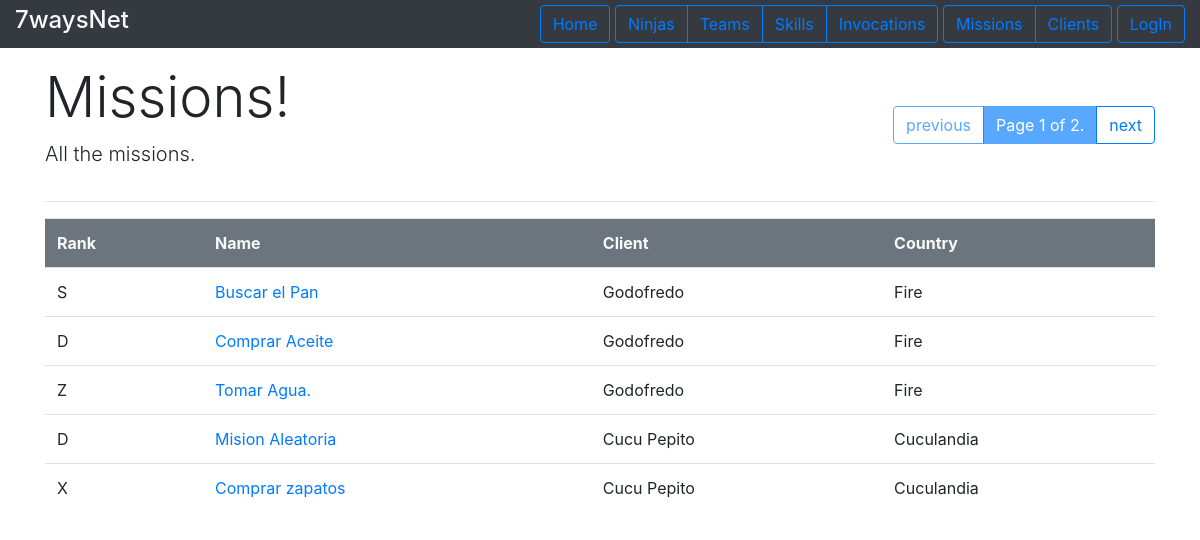
/missions/allMissions/, run on the app's committed database.
### missions/models.py (models this page shows, shortened)
class Mission(models.Model):
    name = models.CharField(max_length=200)
    description = models.TextField()
    rank = models.CharField(max_length=10)
    reward = models.IntegerField()
    available = models.BooleanField(default=True)
    client = models.ForeignKey(Client, on_delete=models.CASCADE)
    team = models.ForeignKey(Team, on_delete=models.CASCADE, default=None, blank=True,null=True)
    inventory = models.OneToOneField(Inventory, on_delete=models.CASCADE, default=None, null=True, blank=True)
    leader = models.ForeignKey(JouninNinja, on_delete=models.CASCADE, default=None, blank=True,null=True)

class Client(models.Model):
    name = models.CharField(max_length=200)
    country = models.CharField(max_length=200)
    user = models.OneToOneField(User,on_delete=models.CASCADE)

### missions/views.py (the view)
# urls.py: path('allMissions/', views.ShowAllMissionsView.as_view(), name='show_all_missions'),
class ShowAllMissionsView(generic.ListView):
    template_name = 'missions/show_all_missions.html'
    context_object_name = 'all_missions_list'
    paginate_by = 5
    def get_queryset(self):
        return Mission.objects.all()

### missions/templates/missions/show_all_missions.html (shortened to what this page needs)
{% extends 'base_list.html'%}
{% block listheader %}
    <div>
        <h1 class="display-4"> Missions! </h1>
        <p class="lead"> All the missions.</p>
    </div>
{% endblock %}
{% block content %}
    {% if all_missions_list %}
        <table class="table">
            <tr class="bg-secondary text-light ">
                <th>Rank</th><th>Name</th><th>Client</th><th>Country</th>
            </tr>
            {% for mission in all_missions_list %}
                <tr>
                    <td> {{mission.rank}}</td>
                    <td><a href="{% url 'missions:mission_details' mission.pk%}"> {{mission.name}}</a></td>
                    <td>{{mission.client.name}}  </td>
                    <td>{{mission.client.country}}</td>
                </tr>
            {% endfor %}
        </table>
    {% else %}
    <p>No missions in database.</p>
    {% endif %}
{% endblock %}

### data on the page
Mission: rank "S", name "Buscar el Pan", client.name "Godofredo", client.country "Fire"
Mission: rank "D", name "Comprar Aceite", client.name "Godofredo", client.country "Fire"
Mission: rank "Z", name "Tomar Agua.", client.name "Godofredo", client.country "Fire"
Mission: rank "D", name "Mision Aleatoria", client.name "Cucu Pepito", client.country "Cuculandia"
Mission: rank "X", name "Comprar zapatos", client.name "Cucu Pepito", client.country "Cuculandia"

### other printed values
{{ page_obj.number }} "1"
{{ page_obj.paginator.num_pages }} "2"
